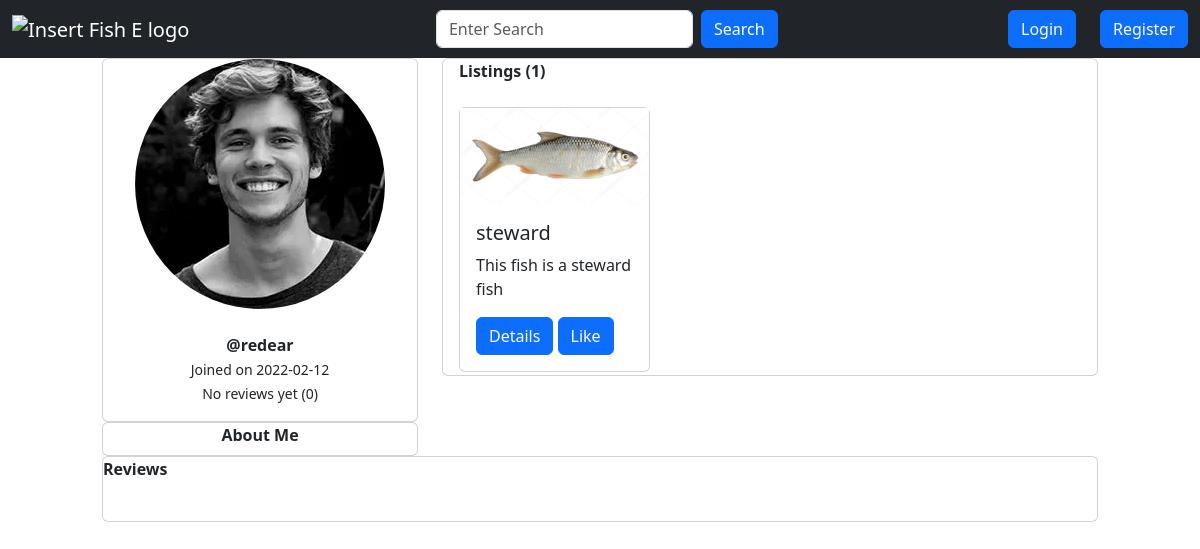
/profile/2, run on an earlier commit of the app's database.
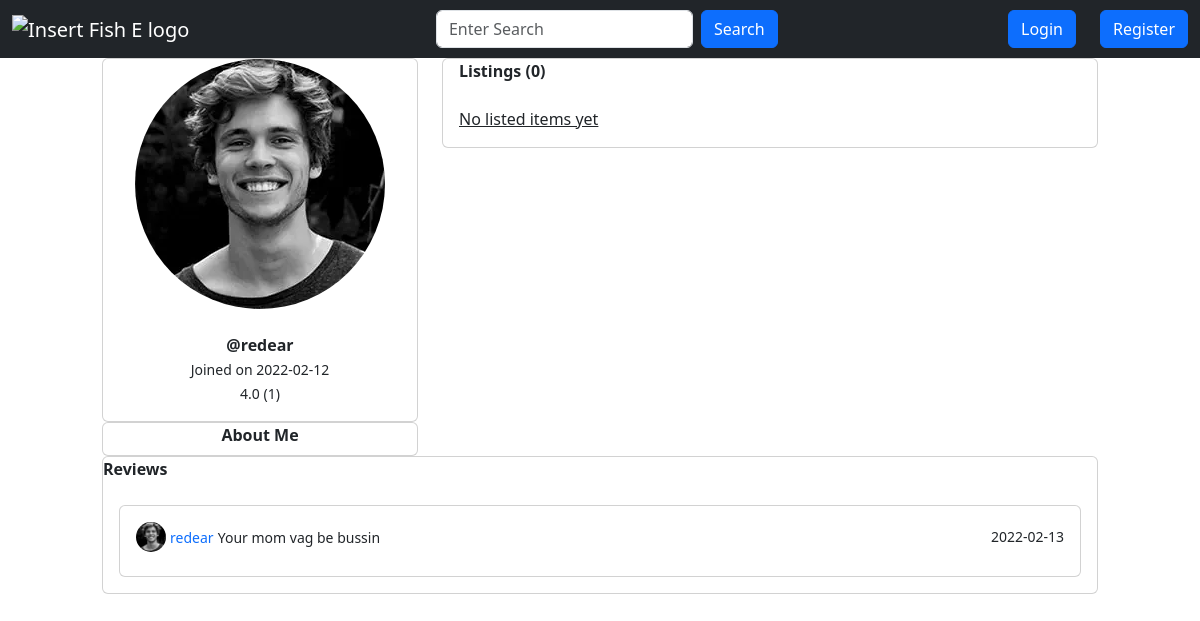
And on a later commit of the database.
### app.py (models this page shows, shortened)
class Item(db.Model):
    __searchable__ = ["name", "description"]
    id = db.Column(db.Integer, primary_key=True)
    user_id = db.Column(db.Integer, db.ForeignKey("user.id"), nullable=False)
    name = db.Column(db.String(100), nullable=False)
    description = db.Column(db.String(500), nullable=False)
    category = db.Column(db.String(20), nullable=True)
    base_price = db.Column(db.Float, nullable=False)
    image_file = db.Column(db.String(200), nullable=False, default="default.jpg")
    date_posted = db.Column(db.DateTime, nullable=False, default=datetime.utcnow)
    likes = db.relationship("ItemLike", backref="item", lazy=True)
    status = db.Column(
        db.String(10), nullable=False, default="available"
    )  # "available" or "sold"

class User(db.Model, UserMixin):
    id = db.Column(db.Integer, primary_key=True)
    username = db.Column(db.String(20), unique=True, nullable=False)
    email = db.Column(db.String(120), unique=True, nullable=False)
    description = db.Column(db.String(500), nullable=True)
    image_file = db.Column(db.String(20), nullable=False, default="default.jpg")
    password = db.Column(db.String(60), nullable=False)
    date_joined = db.Column(db.DateTime, nullable=False, default=datetime.utcnow)
    items = db.relationship("Item", backref="author", lazy=True)
    bought = db.relationship(
        "Transaction", foreign_keys="Transaction.user_id", backref="buyer", lazy=True
    )
    sold = db.relationship(
        "Transaction", foreign_keys="Transaction.vendor_id", backref="seller", lazy=True
    )
    reviews = db.relationship(
        "Review", foreign_keys="Review.user_id", backref="author", lazy=True
    )
    reviewed = db.relationship(
        "Review", foreign_keys="Review.recipient_id", backref="getter", lazy=True
    )
    liked = db.relationship(
        "ItemLike", foreign_keys="ItemLike.user_id", backref="user", lazy=True
    )
    @property
    def ratings(self):
        return len(self.reviewed)
    @property
    def rating(self):
        total = 0
        reviews = self.reviewed
        if reviews:
            for review in reviews:
                total += review.rating
            average = total / len(self.reviewed)
            return "{:.1f}".format(average)
        return "No reviews yet"

class Review(db.Model):
    id = db.Column(db.Integer, primary_key=True)
    transaction_id = db.Column(
        db.Integer, db.ForeignKey("transaction.id"), nullable=False
    )
    user_id = db.Column(db.Integer, db.ForeignKey("user.id"), nullable=False)
    recipient_id = db.Column(db.Integer, db.ForeignKey("user.id"), nullable=False)
    date_posted = db.Column(db.DateTime, nullable=False, default=datetime.utcnow)
    rating = db.Column(db.Integer, nullable=False)
    comment = db.Column(db.String(500), nullable=False)

### app.py (the view, shortened to what this page needs)
@app.route("/profile/<int:user_id>", methods=["GET", "POST"])
def render_profile(user_id):
    user = User.query.filter_by(id=user_id).first()
    search_form = SearchForm()
    pfp_form = ProfilePictureForm()
    username_form = UsernameForm()
    description_form = DescriptionForm()
    L_items = Item.query.filter_by(id=user.id, status="available").all()
    len_of_L_items = len(L_items)
    reviews = user.reviewed
    review_authors = [
        User.query.filter_by(id=review.user_id).first() for review in reviews
    ]
    reviews = list(zip(review_authors, reviews))
    if username_form.validate_on_submit():
        current_user.username = username_form.username.data
        db.session.commit()
        return redirect(url_for("render_profile"), user_id=current_user.id)
    if description_form.validate_on_submit():
        current_user.description = description_form.description.data
        db.session.commit()
        return redirect(url_for("render_profile"), user_id=current_user.id)
    return render_template(
        "profile.html",
        search_form=search_form,
        L_items=L_items,
        pfp_form=pfp_form,
        username_form=username_form,
        description_form=description_form,
        len_of_L_items=len_of_L_items,
        reviews=reviews,
        user=user,
    )

### app.py
class SearchForm(FlaskForm):
    search = StringField(
        validators=[DataRequired()], render_kw={"placeholder": "Enter Search"}
    )
    submit = SubmitField("Search")

class ProfilePictureForm(FlaskForm):
    image_file = FileField(
        "New Profile Picture",
        validators=[FileRequired(), FileAllowed(["jpg", "png"], "Images Only")],
    )
    apply = SubmitField("Apply")

### templates/profile.html (shortened to what this page needs)
{% from 'bootstrap5/form.html' import render_field %}
{% from 'macros/item_card.html' import item_card %}
{% from 'macros/navbar.html' import navbar %}
{% from 'macros/review_card.html' import review_card %}
{% extends 'base.html' %}
{% block content %}
{{ navbar(search_form, current_user) }}
<div class="container">
    <div class="row mx-5">
        <div class="col-md-4">
            <div class="row">
                <div class="col">
                    <div class="card">
                        <div class="card-title text-center">
                            <img src="{{ url_for('static', filename='img/profile/' + user.image_file) }}" alt="pfp"
                                class="rounded-circle">
                            <br>
                        </div>
                        <div class="card-body text-center">
                            <strong>@{{ user.username }}</strong>
                            <br>
                            <small>Joined on {{
                                user.date_joined.date()
                                }}</small>
                            <br>
                            <small>
                                {{ user.rating }} ({{ user.ratings }})
                            </small>
                        </div>
                    </div>
                </div>
            </div>
            <div class="row">
                <div class="col">
                    <div class="card">
                        <div class="card-title text-center">
                            <strong>About Me</strong>
                            <br>
                        </div>
                    </div>
                </div>
            </div>
        </div>
        <div class="col-md-8">
            <div class="card" style="max-height: 80%;">
                <div class="card-title px-3">
                    <strong>Listings ({{ len_of_L_items }})</strong>
                </div>
                <div class="card-body overflow-scroll row">
                    {% if L_items %}
                    {% for item in L_items %}
                    <div class="col-md-4">
                        {{ item_card(item, current_user) }}
                    </div>
                    {% endfor %}
                    {% else %}
                    <u>No listed items yet</u>
                    <br>
                    {% endif %}
                </div>
            </div>
        </div>
    </div>
    <div class="row mx-5">
        <div class="col">
            <div class="card">
                <div class="card-title">
                    <strong>Reviews</strong>
                </div>
                <div class="card-body">
                    {% for review in reviews %}
                    {{ review_card(review) }}
                    {% endfor %}
                </div>
            </div>
        </div>
    </div>
</div>
{% endblock content %}

### templates/macros/item_card.html
{% macro item_card(item, current_user) %}
<div class="card">
    <img src="{{ url_for('static', filename='img/fish/' + item.image_file) }}" alt="insert image"
        style="display: block; max-width: 100%; height: auto;">
    <div class="card-body">
        {% if item.status == "bought" %}
        <h5 class="card-title">{{ item.name }} <small>(bought)</small></h5>
        {% else %}
        <h5 class="card-title">{{ item.name }}</h5>
        {% endif %}
        <p class="card-text">{{ item.description }}</p>
        <a href="/item/{{ item.id }}" class="btn btn-primary">Details</a>
        {% if current_user.is_authenticated %}
        {% if not current_user.has_liked_item(item) %}
        <a href="{{ url_for('like_action', item_id=item.id, action='like') }}" class="btn btn-primary">Like</a>
        {% else %}
        <a href="{{ url_for('like_action', item_id=item.id, action='unlike') }}" class="btn btn-primary">Unlike</a>
        {% endif %}
        {% else %}
        <a href="{{ url_for('like_action', item_id=item.id, action='like') }}" class="btn btn-primary">Like</a>
        {% endif %}
    </div>
</div>
{% endmacro %}

### templates/macros/review_card.html (shortened to what this page needs)
{% macro review_card(review) %}
<div class="card p-3">
    <div class="d-flex justify-content-between align-items-center">
        <div class="user d-flex flex-row align-items-center">
            <img src="{{ url_for('static', filename='img/profile/' + review[0].image_file) }}" width="30"
                class="user-img rounded-circle mr-2">
            <span class="mx-1">
                <small class="font-weight-bold text-primary">{{ review[0].username }}</small>
                <small class="font-weight-bold">{{ review[1].comment }}</small>
            </span>
        </div>
        <small>{{ review[1].date_posted.date() }}</small>
    </div>
</div>
{% endmacro %}

What changed in the data, as far as the page shows it:
no longer on this page (row edited): Item: image_file (picture), name "steward", description "This fish is a steward fish"
now on one of the page's lists (row unchanged): User: username "redear", comment "Your mom vag be bussin", date_posted "2022-02-13"
added Review: rating "4.0"
Also different on the page:
{{ user.ratings }}: "0" → "1"
{{ len_of_L_items }}: "1" → "0"
{{ user.rating }}: "No reviews yet" → (not shown)
text now shown: "No listed items yet"
